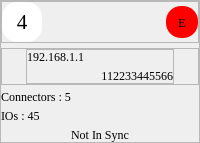
          <widget class="QFrame" name="frame_16">
           <property name="frameShape">
            <enum>QFrame::StyledPanel</enum>
           </property>
           <property name="frameShadow">
            <enum>QFrame::Raised</enum>
           </property>
           <layout class="QVBoxLayout" name="verticalLayout_10">
            <property name="spacing">
             <number>5</number>
            </property>
            <property name="leftMargin">
             <number>0</number>
            </property>
            <property name="topMargin">
             <number>0</number>
            </property>
            <property name="rightMargin">
             <number>0</number>
            </property>
            <property name="bottomMargin">
             <number>0</number>
            </property>
            <item>
             <widget class="QFrame" name="frame_26">
              <property name="sizePolicy">
               <sizepolicy hsizetype="Preferred" vsizetype="Preferred">
                <horstretch>0</horstretch>
                <verstretch>0</verstretch>
               </sizepolicy>
              </property>
              <property name="frameShape">
               <enum>QFrame::StyledPanel</enum>
              </property>
              <property name="frameShadow">
               <enum>QFrame::Raised</enum>
              </property>
              <layout class="QHBoxLayout" name="horizontalLayout_17">
               <property name="spacing">
                <number>0</number>
               </property>
               <property name="leftMargin">
                <number>0</number>
               </property>
               <property name="topMargin">
                <number>0</number>
               </property>
               <property name="rightMargin">
                <number>0</number>
               </property>
               <property name="bottomMargin">
                <number>0</number>
               </property>
               <item>
                <widget class="QLabel" name="noOfOnlineNodesLbl_8">
                 <property name="sizePolicy">
                  <sizepolicy hsizetype="Preferred" vsizetype="Maximum">
                   <horstretch>0</horstretch>
                   <verstretch>0</verstretch>
                  </sizepolicy>
                 </property>
                 <property name="minimumSize">
                  <size>
                   <width>40</width>
                   <height>40</height>
                  </size>
                 </property>
                 <property name="maximumSize">
                  <size>
                   <width>40</width>
                   <height>40</height>
                  </size>
                 </property>
                 <property name="font">
                  <font>
                   <family>Times New Roman</family>
                   <pointsize>16</pointsize>
                  </font>
                 </property>
                 <property name="styleSheet">
                  <string notr="true">background-color: rgb(255, 255, 255);
border-radius: 15px;
color: rgb(0, 0, 0);</string>
                 </property>
                 <property name="text">
                  <string>4</string>
                 </property>
                 <property name="alignment">
                  <set>Qt::AlignCenter</set>
                 </property>
                </widget>
               </item>
               <item>
                <spacer name="horizontalSpacer_7">
                 <property name="orientation">
                  <enum>Qt::Horizontal</enum>
                 </property>
                 <property name="sizeHint" stdset="0">
                  <size>
                   <width>40</width>
                   <height>20</height>
                  </size>
                 </property>
                </spacer>
               </item>
               <item>
                <widget class="QLabel" name="noOfOnlineNodesLbl_9">
                 <property name="sizePolicy">
                  <sizepolicy hsizetype="Preferred" vsizetype="Maximum">
                   <horstretch>0</horstretch>
                   <verstretch>0</verstretch>
                  </sizepolicy>
                 </property>
                 <property name="minimumSize">
                  <size>
                   <width>32</width>
                   <height>32</height>
                  </size>
                 </property>
                 <property name="maximumSize">
                  <size>
                   <width>32</width>
                   <height>32</height>
                  </size>
                 </property>
                 <property name="font">
                  <font>
                   <family>Times New Roman</family>
                   <pointsize>10</pointsize>
                  </font>
                 </property>
                 <property name="styleSheet">
                  <string notr="true">background-color: rgb(255, 0, 0);
border-radius: 15px;
color: rgb(0, 0, 0);</string>
                 </property>
                 <property name="text">
                  <string>E</string>
                 </property>
                 <property name="alignment">
                  <set>Qt::AlignCenter</set>
                 </property>
                </widget>
               </item>
              </layout>
             </widget>
            </item>
            <item>
             <widget class="QFrame" name="frame_27">
              <property name="frameShape">
               <enum>QFrame::StyledPanel</enum>
              </property>
              <property name="frameShadow">
               <enum>QFrame::Raised</enum>
              </property>
              <layout class="QHBoxLayout" name="horizontalLayout_18">
               <property name="spacing">
                <number>0</number>
               </property>
               <property name="leftMargin">
                <number>0</number>
               </property>
               <property name="topMargin">
                <number>0</number>
               </property>
               <property name="rightMargin">
                <number>0</number>
               </property>
               <property name="bottomMargin">
                <number>0</number>
               </property>
               <item>
                <widget class="QLabel" name="label_24">
                 <property name="minimumSize">
                  <size>
                   <width>24</width>
                   <height>24</height>
                  </size>
                 </property>
                 <property name="maximumSize">
                  <size>
                   <width>24</width>
                   <height>24</height>
                  </size>
                 </property>
                 <property name="styleSheet">
                  <string notr="true">image: url(:/Image/IPAdd_24px.png);</string>
                 </property>
                 <property name="text">
                  <string/>
                 </property>
                </widget>
               </item>
               <item>
                <widget class="QFrame" name="frame_28">
                 <property name="frameShape">
                  <enum>QFrame::StyledPanel</enum>
                 </property>
                 <property name="frameShadow">
                  <enum>QFrame::Raised</enum>
                 </property>
                 <layout class="QVBoxLayout" name="verticalLayout_11">
                  <property name="spacing">
                   <number>5</number>
                  </property>
                  <property name="leftMargin">
                   <number>0</number>
                  </property>
                  <property name="topMargin">
                   <number>0</number>
                  </property>
                  <property name="rightMargin">
                   <number>0</number>
                  </property>
                  <property name="bottomMargin">
                   <number>0</number>
                  </property>
                  <item>
                   <widget class="QLabel" name="label_25">
                    <property name="font">
                     <font>
                      <family>Times New Roman</family>
                     </font>
                    </property>
                    <property name="text">
                     <string>192.168.1.1</string>
                    </property>
                   </widget>
                  </item>
                  <item>
                   <widget class="QLabel" name="label_26">
                    <property name="font">
                     <font>
                      <family>Times New Roman</family>
                     </font>
                    </property>
                    <property name="text">
                     <string>112233445566</string>
                    </property>
                    <property name="alignment">
                     <set>Qt::AlignRight|Qt::AlignTrailing|Qt::AlignVCenter</set>
                    </property>
                   </widget>
                  </item>
                 </layout>
                </widget>
               </item>
               <item>
                <widget class="QLabel" name="label_27">
                 <property name="minimumSize">
                  <size>
                   <width>24</width>
                   <height>24</height>
                  </size>
                 </property>
                 <property name="maximumSize">
                  <size>
                   <width>24</width>
                   <height>24</height>
                  </size>
                 </property>
                 <property name="styleSheet">
                  <string notr="true">image: url(:/Image/Clock_24px.png);</string>
                 </property>
                 <property name="text">
                  <string/>
                 </property>
                </widget>
               </item>
              </layout>
             </widget>
            </item>
            <item>
             <widget class="QLabel" name="label_28">
              <property name="sizePolicy">
               <sizepolicy hsizetype="Preferred" vsizetype="Maximum">
                <horstretch>0</horstretch>
                <verstretch>0</verstretch>
               </sizepolicy>
              </property>
              <property name="font">
               <font>
                <family>Georgia</family>
                <pointsize>9</pointsize>
               </font>
              </property>
              <property name="text">
               <string>Connectors : 5</string>
              </property>
             </widget>
            </item>
            <item>
             <widget class="QLabel" name="label_29">
              <property name="sizePolicy">
               <sizepolicy hsizetype="Preferred" vsizetype="Maximum">
                <horstretch>0</horstretch>
                <verstretch>0</verstretch>
               </sizepolicy>
              </property>
              <property name="font">
               <font>
                <family>Georgia</family>
                <pointsize>9</pointsize>
               </font>
              </property>
              <property name="text">
               <string>IOs : 45</string>
              </property>
             </widget>
            </item>
            <item>
             <widget class="QLabel" name="label_30">
              <property name="font">
               <font>
                <family>Georgia</family>
               </font>
              </property>
              <property name="text">
               <string>Not In Sync</string>
              </property>
              <property name="alignment">
               <set>Qt::AlignCenter</set>
              </property>
             </widget>
            </item>
           </layout>
          </widget>
